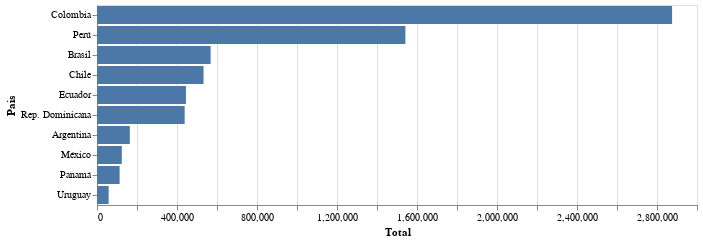

Source (notebook cell):
### Code cell
import pandas as pd
import altair as alt

# Crear un DataFrame con los datos
datos = {
    'Pais': ['Colombia', 'Perú', 'Brasil', 'Chile', 'Ecuador', 'Argentina', 'Rep. Dominicana', 'México', 'Panamá', 'Uruguay'],
    'Total': [2875528, 1542004, 568058, 532715, 444778, 164024, 438380, 124041, 113108, 58158]
}

df = pd.DataFrame(datos)

# Ordenar el DataFrame por el número total de emigrantes
df = df.sort_values(by='Total', ascending=False)

# Crear el gráfico de barras horizontal
grafico = alt.Chart(df).mark_bar().encode(
    x='Total:Q',
    y=alt.Y('Pais:N', sort='-x'),  # Ordenar los países por el número de emigrantes
    tooltip=['Pais:N', 'Total:Q']   # Mostrar tooltips con información adicional
).properties(
    width=600,
    height=alt.Step(20)  # Ajustar la altura de las barras
)

grafico.save('grafico_emigrantes.html')  # Guardar el gráfico en un archivo HTML

# Mostrar el gráfico
grafico.display()

### Figure 1 — Vega-Lite specification as saved in the notebook (floating-point values rounded to 4 significant figures)
{"config": {"view": {"continuousWidth": 400, "continuousHeight": 300}}, "data": {"name": "data-a929cea761ff843df547081b597fe8fb"}, "mark": "bar", "encoding": {"tooltip": [{"field": "Pais", "type": "nominal"}, {"field": "Total", "type": "quantitative"}], "x": {"field": "Total", "type": "quantitative"}, "y": {"field": "Pais", "sort": "-x", "type": "nominal"}}, "height": {"step": 20}, "width": 600, "$schema": "https://vega.github.io/schema/vega-lite/v4.17.0.json", "datasets": {"data-a929cea761ff843df547081b597fe8fb": [{"Pais": "Colombia", "Total": 2875528}, {"Pais": "Perú", "Total": 1542004}, {"Pais": "Brasil", "Total": 568058}, {"Pais": "Chile", "Total": 532715}, {"Pais": "Ecuador", "Total": 444778}, {"Pais": "Rep. Dominicana", "Total": 438380}, {"Pais": "Argentina", "Total": 164024}, {"Pais": "México", "Total": 124041}, {"Pais": "Panamá", "Total": 113108}, {"Pais": "Uruguay", "Total": 58158}]}}
